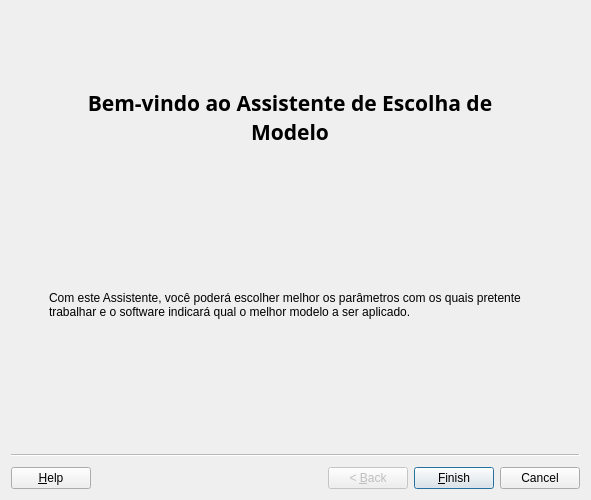
<?xml version="1.0" encoding="UTF-8"?>
<ui version="4.0">
 <class>Wizard</class>
 <widget class="QWizard" name="Wizard">
  <property name="windowModality">
   <enum>Qt::WindowModal</enum>
  </property>
  <property name="geometry">
   <rect>
    <x>0</x>
    <y>0</y>
    <width>591</width>
    <height>500</height>
   </rect>
  </property>
  <property name="minimumSize">
   <size>
    <width>500</width>
    <height>450</height>
   </size>
  </property>
  <property name="maximumSize">
   <size>
    <width>591</width>
    <height>500</height>
   </size>
  </property>
  <property name="windowTitle">
   <string>Wizard</string>
  </property>
  <property name="options">
   <set>QWizard::HaveHelpButton|QWizard::IndependentPages</set>
  </property>
  <widget class="QWizardPage" name="wizardPage0">
   <widget class="QWidget" name="">
    <property name="geometry">
     <rect>
      <x>38</x>
      <y>16</y>
      <width>482</width>
      <height>368</height>
     </rect>
    </property>
    <layout class="QVBoxLayout" name="verticalLayout">
     <property name="sizeConstraint">
      <enum>QLayout::SetMinAndMaxSize</enum>
     </property>
     <item>
      <widget class="QLabel" name="lblTitle">
       <property name="font">
        <font>
         <family>Microsoft YaHei</family>
         <pointsize>16</pointsize>
         <weight>75</weight>
         <bold>true</bold>
        </font>
       </property>
       <property name="text">
        <string>Bem-vindo ao Assistente de Escolha de Modelo</string>
       </property>
       <property name="scaledContents">
        <bool>true</bool>
       </property>
       <property name="alignment">
        <set>Qt::AlignCenter</set>
       </property>
       <property name="wordWrap">
        <bool>true</bool>
       </property>
      </widget>
     </item>
     <item>
      <widget class="QLabel" name="lblDescription">
       <property name="text">
        <string>Com este Assistente, você poderá escolher melhor os parâmetros com os quais pretente trabalhar e o software indicará qual o melhor modelo a ser aplicado.</string>
       </property>
       <property name="scaledContents">
        <bool>true</bool>
       </property>
       <property name="wordWrap">
        <bool>true</bool>
       </property>
      </widget>
     </item>
    </layout>
   </widget>
  </widget>
 </widget>
 <resources/>
 <connections/>
</ui>
